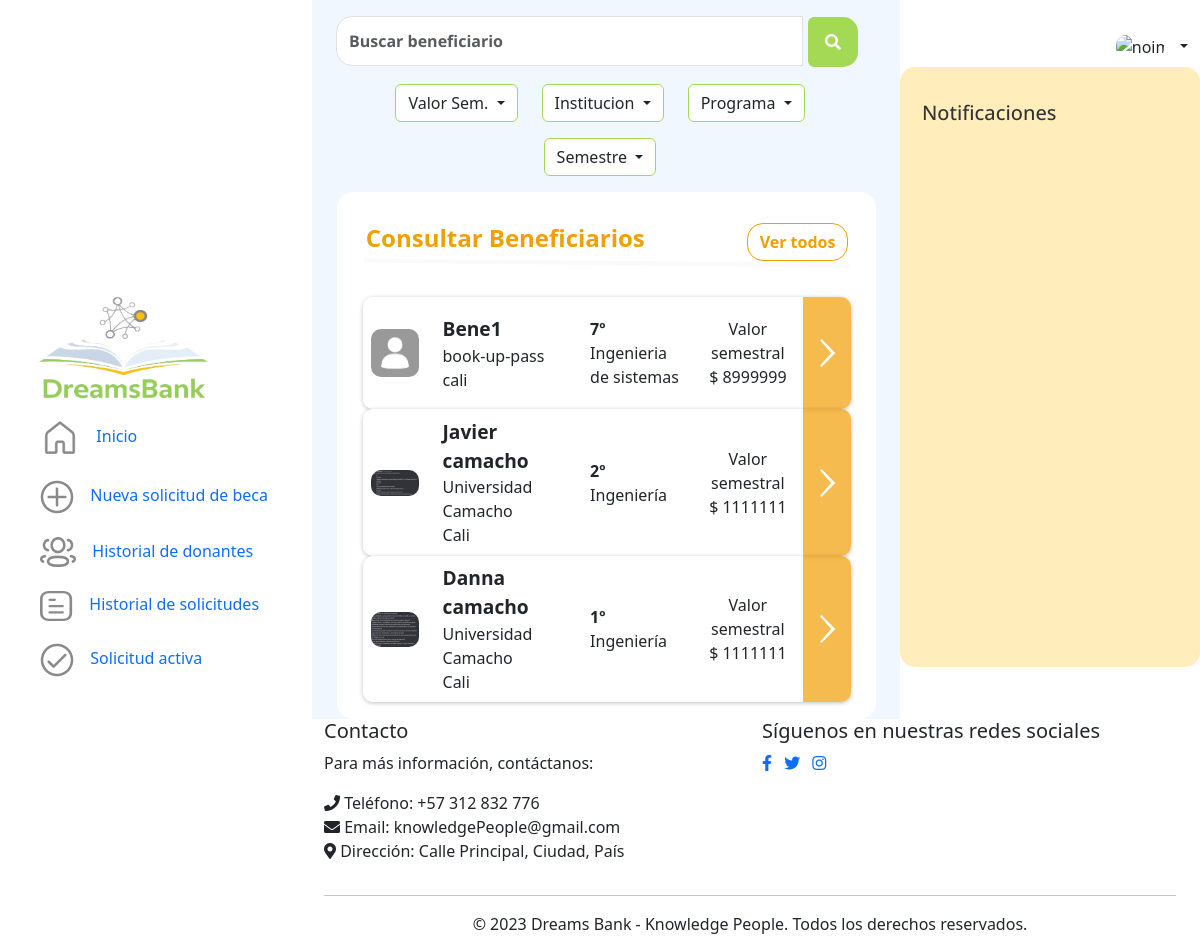
The app's page /scholarships/lookbeneficiaries/ with its own data.
### scholarships/models.py (models this page shows, shortened)
class Scholarship(models.Model):
    stratum = models.CharField(max_length=2,null=False)
    photocopy_id = models.FileField(upload_to="files/",null=False, blank=False)
    motivational_letter = models.TextField(max_length=2000,null=False)
    certificate = models.FileField(upload_to="files/",null=False, blank=False)
    value_period = models.IntegerField(null=False)
    icfes_score = models.IntegerField(null=False)
    period_current = models.IntegerField(null=False)
    program_adm = models.CharField(max_length=40,null=False)
    optionsapplication = (('NI','Nuevo Ingreso'),
              ('A','Antiguo'))
    application_type = models.CharField(max_length=40,choices=optionsapplication,null=False)
    optionsstate = (('P','Pendiente'),
                     ('A','Aceptada'),
                     ('R','Rechazada'))
    state = models.CharField(max_length=30,choices=optionsstate,null=False)
    total_periods = models.IntegerField(null=False)
    optionsactive = (('AC','Activo'),
                     ('IN','Inactivo'))
    active = models.CharField(max_length=20,choices=optionsactive,default='Activo',null=False)
    date_application = models.DateTimeField(auto_now_add=True)
    id_user = models.ForeignKey(Beneficiary,null=False,blank=False,on_delete=models.CASCADE)
    institution = models.ForeignKey(Institution,null=False,blank=False, on_delete=models.CASCADE)

### users/models.py (models this page shows, shortened)
class User(AbstractBaseUser, PermissionsMixin):
    username=None
    BENEFICIARY=1
    NATURALDONOR=2
    LEGALDONOR=3
    INSTITUTION=4
    ADMIN=5
    ROLE_CHOICE=(
          (BENEFICIARY, 'Beneficiario'),
          (NATURALDONOR,'Donante natural'),
          (LEGALDONOR,'Donante juridico'),
          (INSTITUTION,'Institución'),
          (ADMIN,'Admin'),
    )
    TI=1
    CC=2
    CE=3
    NIT=4
    IDTYPE_CHOICE= ((TI,'Tarjeta de Identidad'),
                (CC,'Cédula de Ciudadanía'),
                ( CE,'Cédula extranjera'),
                (NIT,'NIT'))
    email = models.EmailField(_("email address"), unique=True)
    name=models.CharField(max_length=100,null=False)
    profilePicture= models.ImageField(upload_to="users",null=True, blank=True)
    idType = models.PositiveSmallIntegerField(choices=IDTYPE_CHOICE,null=False)
    numID = models.CharField(max_length=10,null=False)
    role=models.PositiveSmallIntegerField(choices=ROLE_CHOICE,null=False)
    date_joined = models.DateTimeField(auto_now_add=True)
    last_login= models.DateTimeField(auto_now_add=True)
    created_date = models.DateTimeField(auto_now_add=True)
    modified_date = models.DateTimeField(auto_now_add=True)
    contact = models.CharField(max_length=15)
    notifications = models.ManyToManyField(Notification)
    is_staff = models.BooleanField(default=False)
    is_active = models.BooleanField(default=True)
    is_admin = models.BooleanField(default=False)
    is_superadmin = models.BooleanField(default=False)
    is_superuser = models.BooleanField(default=False)
    date_joined = models.DateTimeField(default=timezone.now)
    USERNAME_FIELD = "email"
    REQUIRED_FIELDS = ['name', 'idType', 'numID', 'role']
    objects = UserManager()

class Institution(User):
    description = models.TextField(max_length=255)
    TYPE_CHOICES = (
        ('Tecnica', 'Tecnica'),
        ('Tecnologica', 'Tecnologica'),
        ('Pregrado', 'Pregrado'),
        ('Posgrado','Posgrado')
    )
    type_institution = models.CharField(
        max_length=255,
        blank = False,
    )
    address = models.CharField(max_length=100)
    city = models.CharField(max_length=70)
    money_donation = models.IntegerField(default=0)
    optionsstate= (('A','Aprobada'),
                     ('P','Pendiente'),
                     ('R','Rechazada'))
    verificationState = models.CharField(max_length=30,choices=optionsstate,null=False, default='P')

### scholarships/views.py (the view)
# urls.py: path("lookbeneficiaries/", views.LookBeneficiaries.as_view(), name='look_beneficiaries'),
class LookBeneficiaries(ListView):
    def get(self, request):
        if request.user.id == 4:
            semester = []
            for i in range(1,13):
                semester.append(i)
            intervals = [(0,2000000),(2000001,5000000),(5000001,10000000),(10000001,20000000),(20000000,50000000)]
            idIns = request.user.id
            institutions = request.user.name
            scholarships = Scholarship.objects.filter(scolarship_donation__id_user=idIns)
            data = {'semesters':semester,'scholarships':scholarships,'institutions':institutions,'intervals':intervals}
            return render(request, 'lookbeneficiaries.html',data)
        else:
            semester = []
            for i in range(1,13):
                semester.append(i)
            intervals = [(0,2000000),(2000001,5000000),(5000001,10000000),(10000001,20000000),(20000000,50000000)]
            institutions = Institution.objects.all()
            scholarships = Scholarship.objects.all()
            data = {'semesters':semester,'scholarships':scholarships,'institutions':institutions,'intervals':intervals}
            return render(request, 'lookbeneficiaries.html',data)

### scholarships/templates/lookbeneficiaries.html (shortened to what this page needs)
{% extends 'base.html' %} {% load static %}
  {% block content %}
  <link href="https://cdn.jsdelivr.net/npm/bootstrap@5.3.0-alpha3/dist/css/bootstrap.min.css" rel="stylesheet"
 />
  <link rel="stylesheet" href="https://cdnjs.cloudflare.com/ajax/libs/font-awesome/5.15.3/css/all.min.css">
  <link href="{% static '/lookbeneficiaries.css' %}" rel="stylesheet" />
</head>
<body>
  <div class="container-fluid">
    <form class="d-flex col=lg-12" action="{% url 'scholarships:searchBen' %}" method="post">
      <div class="input-group">
        <input type="text" name="inputsearch" class="form-control custom-input" placeholder="Buscar beneficiario"
          aria-label="Buscar" style="font-weight: bolder;">
        <div class="input-group-append">
          <button style="
      border: none; background-color: transparent;" type="submit">
            <span class="input-group-text search-icon">
              <i class="fas fa-search"></i>
            </span>
          </button>
        </div>
      </div>
    </form>
    <div class="row d-flex justify-content-center">
      <div class="d-flex justify-content-center mt-3" style=" width:auto;">
        <div class="dropdown text-center ">
          <button class="btn dropdown-toggle" type="button" data-bs-toggle="dropdown" aria-expanded="false"
            style="background-color: white; border: 0.5px solid #A4D955;">
            Valor Sem.
          </button>
        </div>
      </div>
      {% if user.role != 4 %}
      <div class="d-flex justify-content-center mt-3" style="width: auto;">
        <div class="dropdown text-center">
          <button class="btn dropdown-toggle" type="button" data-bs-toggle="dropdown" aria-expanded="false"
            style="background-color: white; border: 0.5px solid #A4D955;">
            Institucion
          </button>
        </div>
      </div>
      {% endif %}
      <div class="d-flex justify-content-center mt-3" style=" width: auto;">
        <div class="dropdown text-center">
          <button class="btn dropdown-toggle" type="button" data-bs-toggle="dropdown" aria-expanded="false"
            style="background-color: white; border: 0.5px solid #A4D955;">
            Programa
          </button>
        </div>
      </div>
      <div class=" d-flex justify-content-center mt-3" style=" width: 9.5rem;">
        <div class="dropdown w-100 text-center">
          <button class="btn dropdown-toggle" type="button" data-bs-toggle="dropdown" aria-expanded="false"
            style="background-color: white; border: 0.5px solid #A4D955;">
            Semestre
          </button>
        </div>
      </div>
    </div>
    <div class="row " style="background-color: white;margin-top:1rem; border-radius: 3%; margin-left: 0.2%;">
      <div class="col-lg-8 d-flex">
        <h4 style="color: #F29F05; font-weight: bolder; margin-top: 2rem; margin-left: 5%;">Consultar Beneficiarios</h4>
      </div>
      <div class="col-lg-4 align-self-end d-flex justify-content-end">
        <button class="btn itemall" type="button" aria-expanded="false">
          <a class="text-center itemn " href="{% url 'scholarships:look_beneficiaries' %}"> Ver todos </a>
        </button>
      </div>
      <hr style="border: 2px solid #ECECEC;
      transform: matrix(1, 0.01, 0, 1, 0, 0); width: 90%; margin-left: 5%;">
      <div class="table-responsive" style="width: 95%; margin-left: 2.5%;">
        <table class="table" style="border: transparent;">
          <thead>
            <tr>
              <th></th>
              <th></th>
              <th></th>
              <th></th>
              <th style="width: 2rem"></th>
            </tr>
          </thead>
          <tbody>
            {% if scholarships %}
            {% for x in scholarships %}
            {% if x.active == 'AC' %}
            <tr class="row-spacing align-middle"
              style="height: 7rem; box-shadow:0px 1px 4px rgba(0, 0, 0, 0.25); border-radius: 10px;">
              <td class="align-middle" style="border-top-left-radius: 10px; border-bottom-left-radius: 10px;">
                {% if x.id_user.profilePicture != "" %}
                <img src="/media/{{ x.id_user.profilePicture }}" class="img-fluid" alt="noimage"
                  style="max-width: 3rem; max-height: 3rem; border-radius: 10px; margin-right: 0.5rem;">
                {% else %}
                <img src="/media/users/profile_default.png" class="img-fluid" alt="noimage"
                  style="max-width: 3rem; max-height: 3rem; border-radius: 10px; margin-right: 0.5rem;">
                {% endif %}
              </td>
              <td>
                <div class="row">
                  <div class="col-12" style="font-weight: bolder; font-size: larger;">{{ x.id_user.name|capfirst }}
                  </div>
                  <div class="col-12">{{ x.institution.name }}</div>
                  <div class="col-12">{{ x.institution.city }}</div>
                </div>
              </td>
              <td>
                <div class="row ">
                  <div class="col-12" style="font-weight: 700;">{{ x.period_current }}º</div>
                  <div class="col-12">{{ x.program_adm }}</div>
                </div>
              </td>
              <td>
                <div class="row my-auto">
                  <div class="col-12 text-center">Valor semestral</div>
                  <div class="col-12 text-center">$ {{ x.value_period }}</div>
                </div>
              </td>
              <td
                style="background-color: rgba(242, 159, 5, 0.7); border-top-right-radius: 10px; border-bottom-right-radius: 10px;"
                class="align-middle">
                <div class="d-flex align-items-center justify-content-center">
                  <button type="submit" class="btn btn-link p-0" style=" border: none;" name="viewBeneficiaryDetails"
                    data-scholarship-id="{{ x.id_user.name }}">
                    <a href="{% url 'scholarships:showdetailsbeneficiary' id=x.id %}">
                      <img src="/media/images/Forward.png" class="img-fluid" alt="noimage"
                        style="max-width: 3rem; max-height: 3rem;">
                    </a>
                  </button>
                </div>
              </td>
            </tr>
            {% endif %}
            {% endfor %}
            {% endif %}
          </tbody>
        </table>
      </div>
    </div>
  </div>
  {% endblock %}

### static/css/_base_menu.css (style rules this page uses)
body { background-color: #F0F7FF; }

### static/css/lookbeneficiaries.css (style rules this page uses)
.search-icon { background-color: #A4D955; border: none; color: white; border-top-right-radius: 100%; border-bottom-right-radius: 100%; cursor: pointer; height: 50px; }
.search-icon i { padding: 5px; }
.custom-input { height: 50px; font-family: 'Open Sans', sans-serif; border-radius: 1rem; }

### scholarships/templates/lookbeneficiaries.html (style rules this page uses)
.itemall { background-color: white; border: 1px solid #F29F05; border-radius: 1rem; margin-right: 10%; }
.itemn { color: #F29F05; font-weight: 600; text-decoration: none; }
.search-icon { background-color: #A4D955; border: none; color: white; border-top-right-radius: 30%; border-bottom-right-radius: 30%; cursor: pointer; height: 50px; }
.search-icon i { padding: 5px; }
.custom-input { height: 50px; font-family: 'Open Sans', sans-serif; border-radius: 1rem; }
.row-spacing { margin-bottom: 1rem; }

### records on screen
Scholarship: id_user.profilePicture (placeholder picture), id_user.name "Bene1", institution.name "book-up-pass", institution.city "cali", period_current "7", program_adm "Ingenieria de sistemas", value_period "8999999"
Scholarship: id_user.profilePicture (picture), id_user.name "Javier camacho", institution.name "Universidad Camacho", institution.city "Cali", period_current "2", program_adm "Ingeniería", value_period "1111111"
Scholarship: id_user.profilePicture (picture), id_user.name "Danna camacho", institution.name "Universidad Camacho", institution.city "Cali", period_current "1", program_adm "Ingeniería", value_period "1111111"
